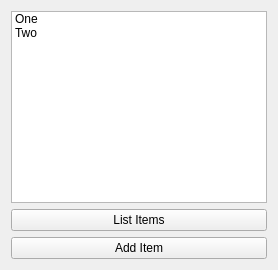
<?xml version="1.0" encoding="UTF-8"?>
<ui version="4.0">
 <class>Widget</class>
 <widget class="QWidget" name="Widget">
  <property name="geometry">
   <rect>
    <x>0</x>
    <y>0</y>
    <width>278</width>
    <height>270</height>
   </rect>
  </property>
  <property name="windowTitle">
   <string>Widget</string>
  </property>
  <layout class="QVBoxLayout" name="verticalLayout">
   <item>
    <widget class="QListWidget" name="listWidget">
     <item>
      <property name="text">
       <string>One</string>
      </property>
     </item>
     <item>
      <property name="text">
       <string>Two</string>
      </property>
     </item>
    </widget>
   </item>
   <item>
    <widget class="QPushButton" name="pushButtonListItems">
     <property name="text">
      <string>List Items</string>
     </property>
    </widget>
   </item>
   <item>
    <widget class="QPushButton" name="pushButtonAddItem">
     <property name="text">
      <string>Add Item</string>
     </property>
    </widget>
   </item>
  </layout>
 </widget>
 <resources/>
 <connections/>
</ui>
